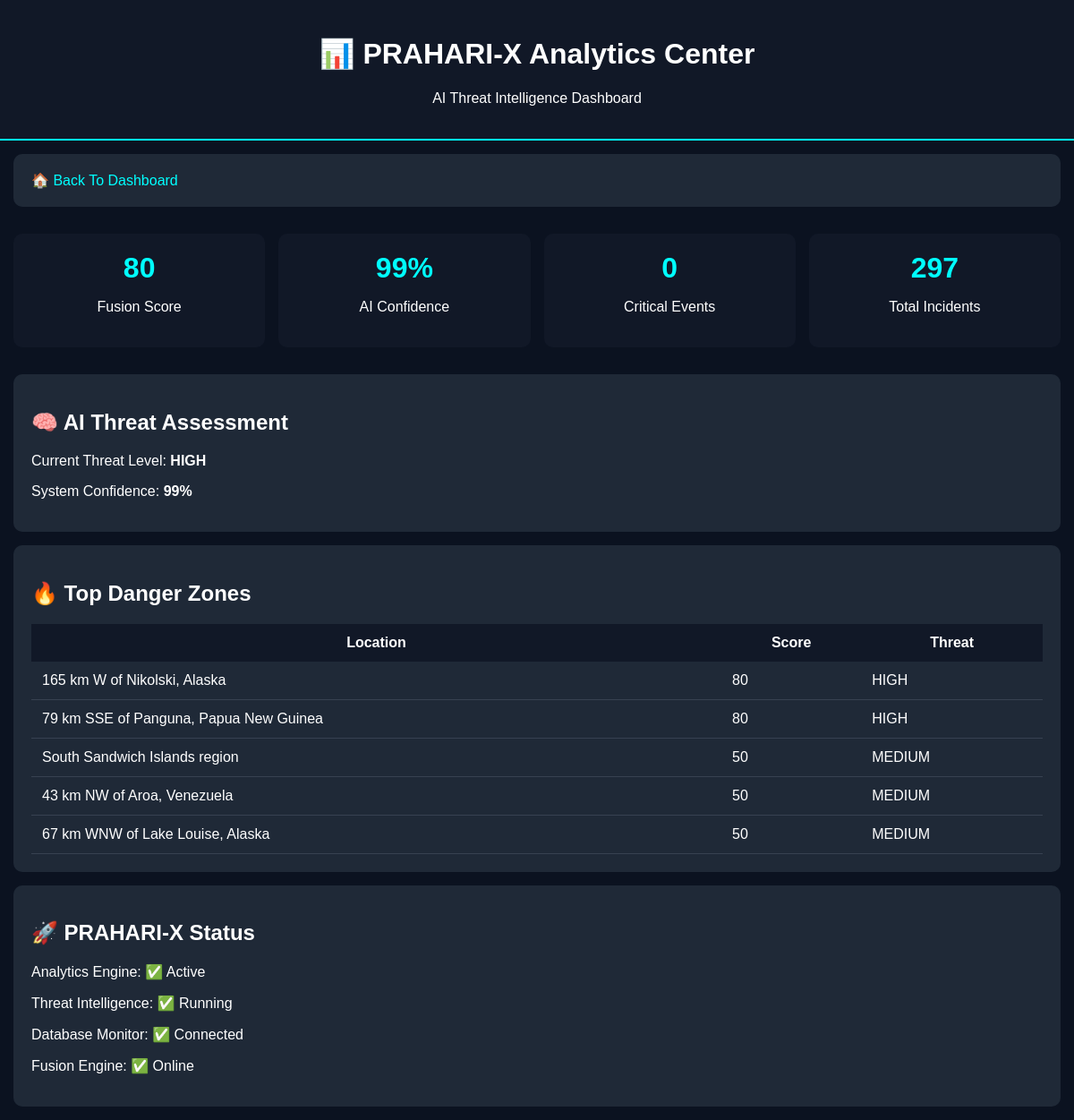
Screenshot of /analytics (signed in) with the database file from the repository.
### tables this page shows
CREATE TABLE incidents (

        id INTEGER PRIMARY KEY AUTOINCREMENT,

        event_id TEXT UNIQUE,

        place TEXT,

        magnitude REAL,

        latitude REAL,

        longitude REAL,

        risk TEXT,

        threat_level TEXT,

        threat_score INTEGER,

        created_at TIMESTAMP DEFAULT CURRENT_TIMESTAMP

    );

### app.py (the view)
@app.route("/analytics")
def analytics():
    if session.get("role") != "admin":
        return redirect("/")
    conn = sqlite3.connect("praharix.db")
    cur = conn.cursor()
    cur.execute("SELECT COUNT(*) FROM incidents")
    total_incidents = cur.fetchone()[0]
    cur.execute("""
        SELECT place, threat_score, threat_level
        FROM incidents
        ORDER BY threat_score DESC
        LIMIT 5
    """)
    rows = cur.fetchall()
    conn.close()
    danger_zones = []
    for row in rows:
        danger_zones.append({
            "place": row[0],
            "score": row[1],
            "level": row[2]
        })
    critical = len([d for d in danger_zones if d["level"] == "CRITICAL"])
    stats = {
        "earthquakes": total_incidents,
        "disasters": len(danger_zones),
        "critical": critical,
        "threat": danger_zones[0]["level"] if danger_zones else "LOW"
    }
    fusion_score = danger_zones[0]["score"] if danger_zones else 0
    fusion_threat = danger_zones[0]["level"] if danger_zones else "LOW"
    fusion_confidence = min(fusion_score + 20, 99)
    return render_template(
        "analytics.html",
        stats=stats,
        danger_zones=danger_zones,
        fusion_score=fusion_score,
        fusion_threat=fusion_threat,
        fusion_confidence=fusion_confidence
    )

### templates/analytics.html (shortened to what this page needs)
<!DOCTYPE html>
<html>
<head>
</head>
<body>
<div class="header">
<h1>
📊 PRAHARI-X Analytics Center
</h1>
<p>
AI Threat Intelligence Dashboard
</p>
</div>
<div class="card">
<a href="/">
🏠 Back To Dashboard
</a>
</div>
<div class="grid">
<div class="stat">
<h2>
{{fusion_score}}
</h2>
<p>
Fusion Score
</p>
</div>
<div class="stat">
<h2>
{{fusion_confidence}}%
</h2>
<p>
AI Confidence
</p>
</div>
<div class="stat">
<h2>
{{stats.critical}}
</h2>
<p>
Critical Events
</p>
</div>
<div class="stat">
<h2>
{{stats.earthquakes}}
</h2>
<p>
Total Incidents
</p>
</div>
</div>
<div class="card">
<h2>
🧠 AI Threat Assessment
</h2>
<p>
Current Threat Level:
<b>{{fusion_threat}}</b>
</p>
<p>
System Confidence:
<b>{{fusion_confidence}}%</b>
</p>
</div>
<div class="card">
<h2>
🔥 Top Danger Zones
</h2>
<table>
<tr>
<th>Location</th>
<th>Score</th>
<th>Threat</th>
</tr>
{% for zone in danger_zones %}
<tr>
<td>{{zone.place}}</td>
<td>{{zone.score}}</td>
<td>{{zone.level}}</td>
</tr>
{% endfor %}
</table>
</div>
<div class="card">
<h2>
🚀 PRAHARI-X Status
</h2>
<p>
Analytics Engine:
✅ Active
</p>
<p>
Threat Intelligence:
✅ Running
</p>
<p>
Database Monitor:
✅ Connected
</p>
<p>
Fusion Engine:
✅ Online
</p>
</div>
</body>
</html>

### templates/analytics.html (style rules this page uses)
body { background:#0b1220; color:white; font-family:Arial; margin:0; padding:0; }
.header { background:#111827; padding:20px; text-align:center; border-bottom:2px solid cyan; }
.card { background:#1f2937; padding:20px; margin:15px; border-radius:10px; }
.grid { display:grid; grid-template-columns: repeat(auto-fit,minmax(250px,1fr)); gap:15px; padding:15px; }
.stat { background:#111827; padding:20px; border-radius:10px; text-align:center; }
.stat h2 { margin:0; color:cyan; font-size:32px; }
table { width:100%; border-collapse:collapse; }
th { background:#111827; padding:12px; }
td { padding:12px; border-bottom:1px solid #374151; }
a { color:cyan; text-decoration:none; }

### rows the page displays
incidents: threat_level "HIGH", place "165 km W of Nikolski, Alaska", score "80", level "HIGH"
incidents: place "79 km SSE of Panguna, Papua New Guinea", score "80", level "HIGH"
incidents: place "South Sandwich Islands region", score "50", level "MEDIUM"
incidents: place "43 km NW of Aroa, Venezuela", score "50", level "MEDIUM"
incidents: place "67 km WNW of Lake Louise, Alaska", score "50", level "MEDIUM"

### other values shown
{{ fusion_score }} "80"
{{ fusion_confidence }} "99"
{{ stats.critical }} "0"
{{ stats.earthquakes }} "297"
